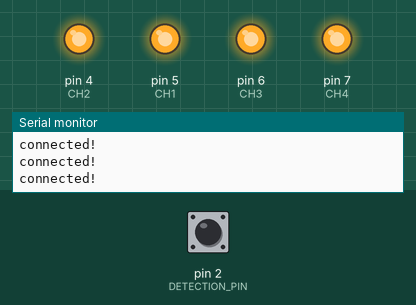
Simulated run of this sketch. Board: Arduino Uno, built with avr-gcc and run on an emulated ATmega328P. On the bench: output pins drawn as LEDs (lit = HIGH), the last lines printed to the serial monitor. The inputs (shaded band) are chosen by the test bench; at power-on: pin 2 (DETECTION_PIN) HIGH.

Above: at 1.2 s.
1.3 s: pin 2 (DETECTION_PIN) pulled LOW for 0.15 s
At 1.38 s:
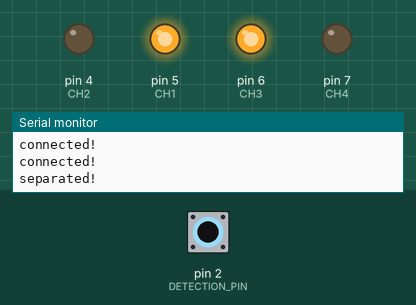
2.9 s: pin 2 (DETECTION_PIN) pulled LOW for 3.2 s
At 7.0 s:
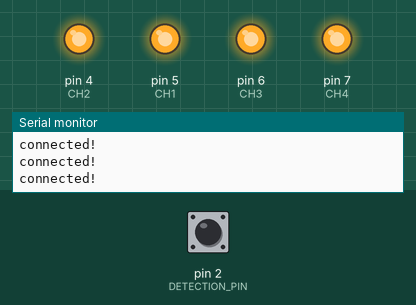
9.1 s: pin 2 (DETECTION_PIN) driven LOW
At 10.3 s:
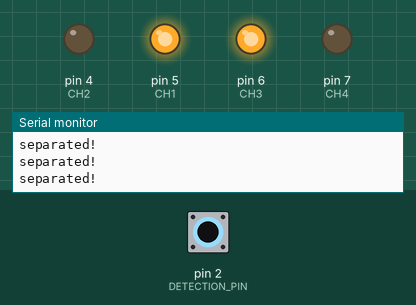
12.1 s: pin 2 (DETECTION_PIN) driven HIGH
At 12.4 s:
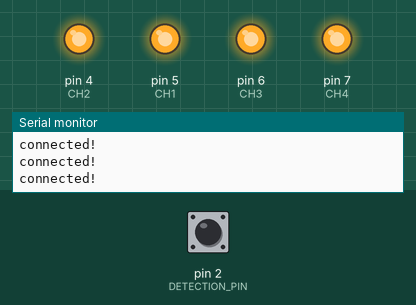
Timing chart, 0 to 14.6 s (numbered marks = the images above; inputs shaded):
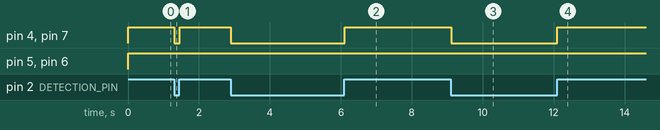

The sketch:

separation_motor.ino
```cpp
int DETECTION_PIN = 2;

//モーター
const int ENABLE = 3;
const int CH1 = 5;
const int CH2 = 4;
const int CH3 = 6;
const int CH4 = 7;

void setup(){
  Serial.begin(9600);
  pinMode(DETECTION_PIN,INPUT_PULLUP);

  //モーター
  pinMode(CH1, OUTPUT);
  pinMode(CH2, OUTPUT);
  pinMode(CH3, OUTPUT);
  pinMode(CH4, OUTPUT);
  digitalWrite(ENABLE, LOW); // disable
}

void loop(){
  if(digitalRead(DETECTION_PIN) == 0)
  {
    digitalWrite(ENABLE,HIGH);
    digitalWrite(CH1,HIGH);
    digitalWrite(CH2,LOW);
    digitalWrite(CH3,HIGH);
    digitalWrite(CH4,LOW);
    Serial.println("separated!");
  }
  else if(digitalRead(DETECTION_PIN) == 1){
    digitalWrite(ENABLE,LOW);
    digitalWrite(CH1,HIGH);
    digitalWrite(CH2,HIGH);
    digitalWrite(CH3,HIGH);
    digitalWrite(CH4,HIGH);
    Serial.println("connected!");
  }
}
```

Measured:
- after the input at 1.3 s, pin 4 (CH2), pin 7 (CH4): HIGH → LOW at once, → HIGH 0.15 s later
- after the input at 2.9 s, pin 4 (CH2), pin 7 (CH4): HIGH → LOW at once, → HIGH 3.2 s later
- after the input at 9.1 s, pin 4 (CH2), pin 7 (CH4): HIGH → LOW at once
- after the input at 12.1 s, pin 4 (CH2), pin 7 (CH4): LOW → HIGH at once
